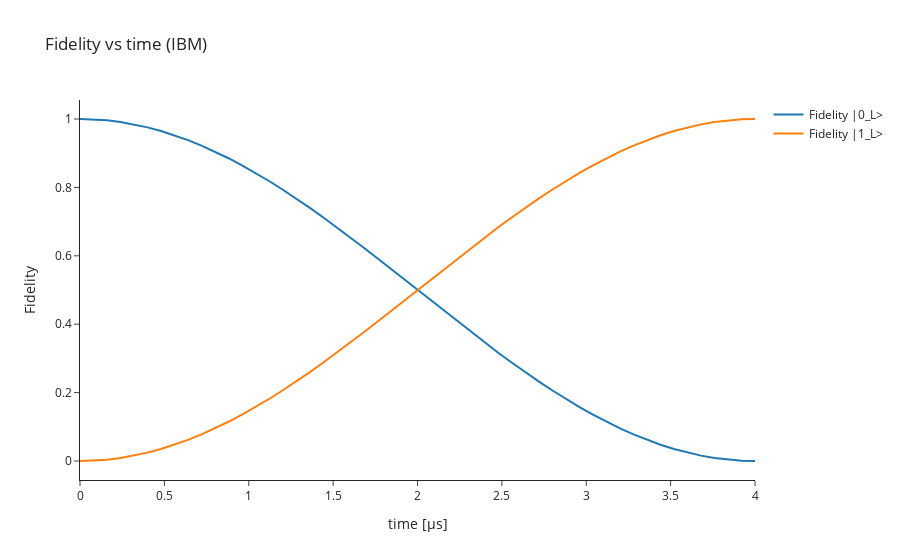

Source (notebook cell):
### Code cell
res = sesolve(H, logical_zero, t_list, e_ops=[logical_one*logical_one.dag(), logical_zero*logical_zero.dag()])

fid1, fid0 = res.expect[0], res.expect[1]

fig3 = go.Figure()
fig3.add_trace(go.Scatter(x=t_plot, y=fid0, mode='lines', name='Fidelity |0_L>'))
fig3.add_trace(go.Scatter(x=t_plot, y=fid1, mode='lines', name='Fidelity |1_L>'))
fig3.update_layout(
    title=f"Fidelity vs time ({PLATFORM.upper()})",
    xaxis_title=params["time_unit_label"],
    yaxis_title="Fidelity",
    template="simple_white",
    legend_title=""
)
